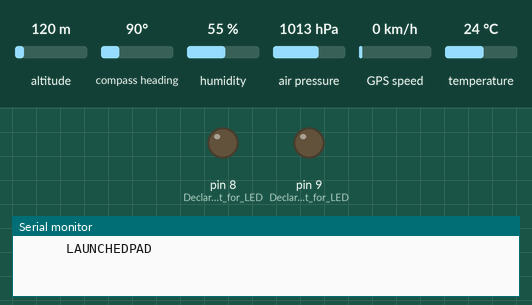
Recording of a sketch running on a simulated Arduino Uno, built with avr-gcc and run on an emulated ATmega328P. Parts: output pins drawn as LEDs (lit = HIGH), the last lines printed to the serial monitor. Inputs (shaded band) come from the test bench; at power-on: temperature 24 °C, altitude 120 m, compass heading 90°, humidity 55 %, air pressure 1013 hPa, GPS speed 0 km/h. Storage starts empty; the GPS gets a fix after 3 s at 37.7749, -122.4194 with 8 satellites; pins used as bus, display or sensor lines are not drawn.

Above: at 0.1 s.
At 1.15 s:
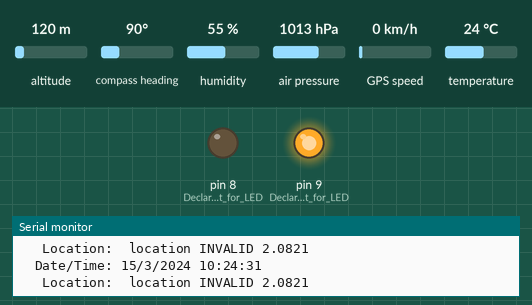
At 4.6 s:
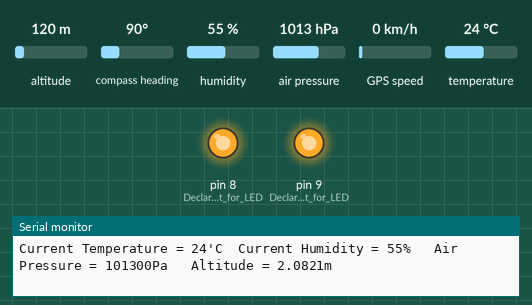
4.7 s: temperature set to 11 °C
Timing chart, 0 to 5.3 s (numbered marks = the images above; inputs shaded):
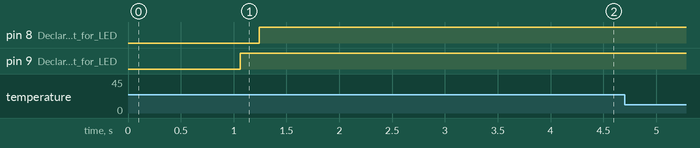

The sketch:

working_file2.ino
```cpp
#include <SimpleDHT.h>                                            // HUMITITY & TEMPRATURE
int dhtpin = 5;
SimpleDHT11 dht11;

//----------------------------------------------------------------

#include <Wire.h>
#include <SD.h>
#include <SPI.h>                                                  // SD CARD
int chipSelect = 53;
File mySensorData;

//----------------------------------------------------------------

#include <Adafruit_BMP085.h>                                      // PRESSURE & ALTITUDE
Adafruit_BMP085 bmp;

//----------------------------------------------------------------

#include <TinyGPS++.h>
#include <SoftwareSerial.h>
static const int RXPin = 10, TXPin = 11;
static const uint32_t GPSBaud = 9600;                             // GPS & Seraial Port
TinyGPSPlus gps;
SoftwareSerial mySerial(RXPin, TXPin);
byte Hour = gps.time.hour()+5;
byte Min = gps.time.minute()+30; // For converting UST to IST
//----------------------------------------------------------------


void setup() {

   Serial.begin(9600);                               //Turn on serial monitor
   Serial.println("\t\t\tLAUNCHEDPAD");
   Serial.println(" ");
   Serial.println(" ");
  //..............................................
  mySerial.begin(GPSBaud);                           //Turn on serial for GPS
  //..............................................
  bmp.begin();                                       //Turn on BMP180 sensor
  //..............................................
  SPI.begin();                                       //Turn on SPI library
  //..............................................
  SD.begin(chipSelect);                              //Initialize the SD card reader
  delay(500);
  //..............................................
  if (SD.exists("GPSData.txt"))
  {
      SD.remove("GPSData.txt");                      //Delete old GPSData files to start fresh
  }
  if (SD.exists("HTPA.txt"))
  {
      SD.remove("HTPA.txt");                         //Delete old HTPA files to start fresh
  }
  delay(500);
  //..............................................
  pinMode(9, OUTPUT);                                //Declare output for LED(GPSData.TXT file)
  pinMode(8, OUTPUT);                                //Declare output for LED(HTPA.TXT file)
  //..............................................
}

void loop()  {

  while (mySerial.available() > 0)

  if (gps.encode(mySerial.read()))                   // This sketch displays information every time a new sentence is correctly encoded.
      displayGPSInfo();


  if (millis() > 5000 && gps.charsProcessed() < 10)
  {
    Serial.println("No GPS detected: check wiring.");
    while(true);
  }

      displayHTPAData();

 }

void displayGPSInfo()
{

  Serial.print("  Date/Time: ");
  if (gps.date.isValid())
  {
    Serial.print(gps.date.day());
    Serial.print("/");
    Serial.print(gps.date.month());
    Serial.print("/");
    Serial.print(gps.date.year());
  }
  else
  {
    Serial.print("Date INVALID");
  }

  Serial.print(" ");
  if (gps.time.isValid())
  {
    if (gps.time.hour()<0)
    Serial.print("0");
    Serial.print(gps.time.hour());
    Serial.print(":");
    if (gps.time.minute()<0)
    Serial.print("0");
    Serial.print(gps.time.minute());
    Serial.print(":");
    if (gps.time.second()<0)
    Serial.print("0");
    Serial.print(gps.time.second());
  }
  else
  {
    Serial.print(" Time INVALID");
  }

  Serial.println();
 //..........................................
  Serial.print("   Location: ");
  if (gps.location.isValid())
  {
    Serial.print(gps.location.lat(), 4);
    Serial.print(",");
    Serial.print(gps.location.lng(), 4);
    Serial.print(",");
  }
  else
  {
    Serial.print(" location INVALID ");
  }
    Serial.print(bmp.readAltitude(),4);
    Serial.println();

//------------------------------------------------------------------------------------

 mySensorData = SD.open("GPSData.txt", FILE_WRITE);

  if (mySensorData)
  {
  mySensorData.print(gps.location.lat(), 4);
  mySensorData.print(",");

  mySensorData.print(gps.location.lng(), 4);
  mySensorData.print(",");

  mySensorData.print(bmp.readAltitude(),4);
  mySensorData.print(" ");

  mySensorData.close();
  digitalWrite(9,HIGH);
  }
   else
  {
    Serial.println("error opening GPSData.txt");
  }

}


void displayHTPAData(){

byte temperature = 0;
byte humidity = 0;
int   err = SimpleDHTErrSuccess;

 if((err = dht11.read(dhtpin, &temperature,&humidity, NULL)) != SimpleDHTErrSuccess){

  return;
  }

Serial.print("Current Temperature = ");
Serial.print((int)temperature);
Serial.print("'C\t");

Serial.print("Current Humidity = ");
Serial.print((int)humidity);
Serial.print("%\t");

Serial.print(" Air Pressure = ");
Serial.print(bmp.readPressure());
Serial.print("Pa\t");

Serial.print(" Altitude = ");
Serial.print(bmp.readAltitude(),4);
Serial.println("m");
Serial.println();


mySensorData = SD.open("HTPA.txt", FILE_WRITE);


  if (mySensorData)                              // if the file opened okay, write to it
  {
    mySensorData.print((int)temperature);
    mySensorData.print(",");
    mySensorData.print((int)humidity);
    mySensorData.print(',');
    mySensorData.print(bmp.readPressure());
    mySensorData.print(",");
    mySensorData.print(bmp.readAltitude());
    mySensorData.print(",");

     mySensorData.print(gps.date.day());
     mySensorData.print("/");
     mySensorData.print(gps.date.month());
     mySensorData.print("/");
     mySensorData.print(gps.date.year());
     mySensorData.print(",");
       mySensorData.print("0");
       mySensorData.print(gps.time.hour());
       mySensorData.print(":");
       mySensorData.print("0");
       mySensorData.print(gps.time.minute());
       mySensorData.print(":");
       mySensorData.print("0");
       mySensorData.println(gps.time.second());

    mySensorData.close(); // close the file
    digitalWrite(8,HIGH);
  }
  else                                           // if the file didn't open, print an error
  {
    Serial.println("error opening H,T,P,A.txt");
  }


}
```
